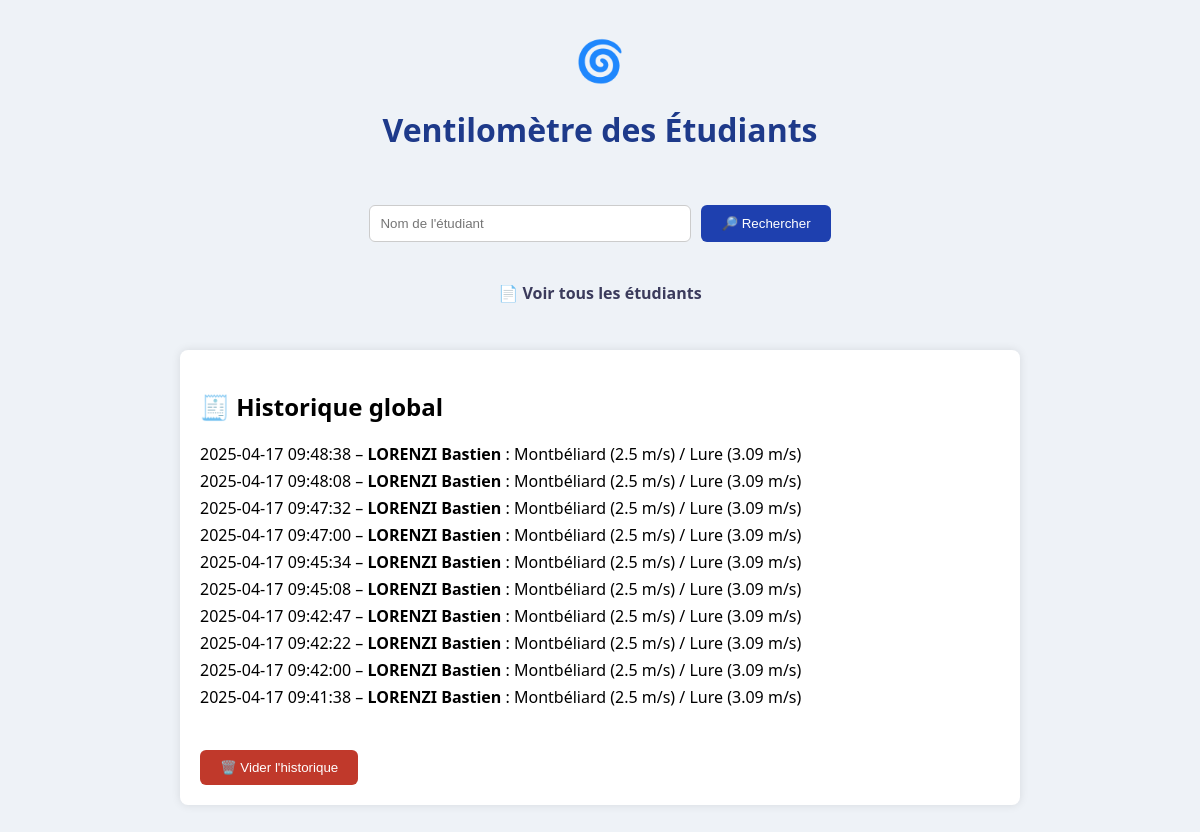
Before: / with the older database file.
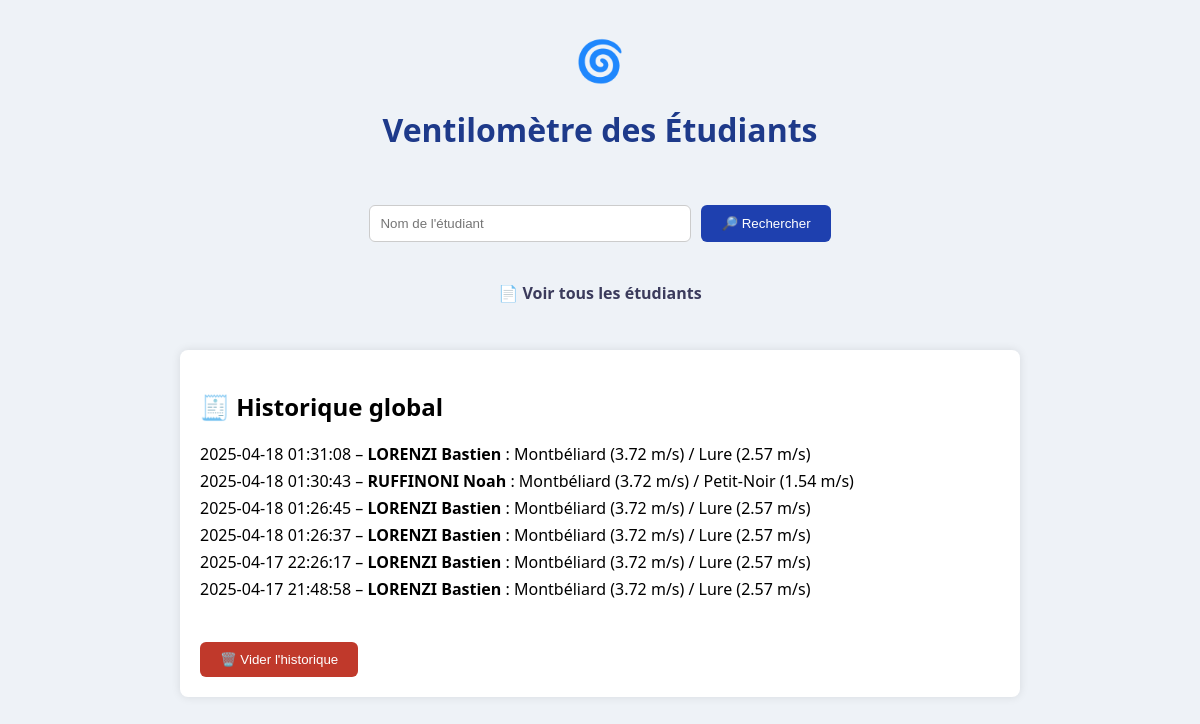
After: the same page with the newer database file.
### tables this page shows
CREATE TABLE historique_recherches (
    id INTEGER PRIMARY KEY AUTOINCREMENT,
    nom TEXT NOT NULL,
    ville1 TEXT,
    vent1 REAL,
    ville2 TEXT,
    vent2 REAL,
    heure TEXT
, prenom TEXT);

### app.py (the view, shortened to what this page needs)
@app.route("/", methods=["GET", "POST"])
def index():
    result = None  # Dictionnaire des résultats d'une recherche utilisateur
    historique = []  # Historique global des recherches
    historique_utilisateur = []  # Historique des recherches d'un utilisateur spécifique
    vent_collectif = None  # Vent médian collectif du jour
    conn = sqlite3.connect("students.db")
    cursor = conn.cursor()
    try:
        cursor.execute("ALTER TABLE historique_recherches ADD COLUMN prenom TEXT")
    except sqlite3.OperationalError:
        pass  # Ignore l'erreur si la colonne existe déjà
    cursor.execute("SELECT vent FROM meteo WHERE date = date('now')")
    vents = [row[0] for row in cursor.fetchall() if row[0] is not None]
    if vents:
        vents.sort()
        n = len(vents)
        vent_collectif = vents[n // 2] if n % 2 == 1 else (vents[n // 2 - 1] + vents[n // 2]) / 2
    cursor.execute("SELECT * FROM historique_recherches ORDER BY id DESC LIMIT 10")
    historique = cursor.fetchall()
    if result:
        cursor.execute("SELECT * FROM historique_recherches WHERE nom = ?", (result["nom"],))
        historique_utilisateur = cursor.fetchall()
    conn.commit()
    conn.close()
    return render_template("index.html", result=result, historique=historique,
                           historique_utilisateur=historique_utilisateur, vent_collectif=vent_collectif)

### templates/index.html (shortened to what this page needs)
<!DOCTYPE html>
<html lang="fr">
<head>
</head>
<body>
    <div class="logo">🌀</div>
    <h1> Ventilomètre des Étudiants </h1>
    <form method="POST">
        <input type="text" name="nom" placeholder="Nom de l'étudiant" required>
        <button type="submit">🔎 Rechercher</button>
    </form>
    <div class="students-link">
        <p>📄 <a href="{{ url_for('etudiants') }}">Voir tous les étudiants</a></p>
    </div>
    {% if historique %}
    <div class="history">
        <h2>🧾 Historique global</h2>
        <ul>
            {% for r in historique %}
            <li>
                {{ r[6] }} – <strong>{{ r[1] }} {{ r[7] }}</strong> :
                {{ r[2] }} ({{ r[3] }} m/s)
                {% if r[4] %}/ {{ r[4] }} ({{ r[5] }} m/s){% endif %}
            </li>
            {% endfor %}
        </ul>
        <form method="POST" action="{{ url_for('clear_history') }}">
            <button class="btn-clear">🗑️ Vider l'historique</button>
        </form>
</div>
    {% endif %}
</body>
</html>

Changed rows visible on the page:
removed historique_recherches: heure "2025-04-17 09:48:38", nom "LORENZI", prenom "Bastien", ville1 "Montbéliard", vent1 "2.5", ville2 "Lure", vent2 "3.09"
removed historique_recherches: heure "2025-04-17 09:48:08", nom "LORENZI", prenom "Bastien", ville1 "Montbéliard", vent1 "2.5", ville2 "Lure", vent2 "3.09"
removed historique_recherches: heure "2025-04-17 09:47:32", nom "LORENZI", prenom "Bastien", ville1 "Montbéliard", vent1 "2.5", ville2 "Lure", vent2 "3.09"
removed historique_recherches: heure "2025-04-17 09:47:00", nom "LORENZI", prenom "Bastien", ville1 "Montbéliard", vent1 "2.5", ville2 "Lure", vent2 "3.09"
removed historique_recherches: heure "2025-04-17 09:45:34", nom "LORENZI", prenom "Bastien", ville1 "Montbéliard", vent1 "2.5", ville2 "Lure", vent2 "3.09"
removed historique_recherches: heure "2025-04-17 09:45:08", nom "LORENZI", prenom "Bastien", ville1 "Montbéliard", vent1 "2.5", ville2 "Lure", vent2 "3.09"
removed historique_recherches: heure "2025-04-17 09:42:47", nom "LORENZI", prenom "Bastien", ville1 "Montbéliard", vent1 "2.5", ville2 "Lure", vent2 "3.09"
removed historique_recherches: heure "2025-04-17 09:42:22", nom "LORENZI", prenom "Bastien", ville1 "Montbéliard", vent1 "2.5", ville2 "Lure", vent2 "3.09"
removed historique_recherches: heure "2025-04-17 09:42:00", nom "LORENZI", prenom "Bastien", ville1 "Montbéliard", vent1 "2.5", ville2 "Lure", vent2 "3.09"
removed historique_recherches: heure "2025-04-17 09:41:38", nom "LORENZI", prenom "Bastien", ville1 "Montbéliard", vent1 "2.5", ville2 "Lure", vent2 "3.09"
now on this page (row edited): historique_recherches: heure "2025-04-18 01:31:08", nom "LORENZI", prenom "Bastien", ville1 "Montbéliard", vent1 "3.72", ville2 "Lure", vent2 "2.57"
now on this page (row edited): historique_recherches: heure "2025-04-18 01:30:43", nom "RUFFINONI", prenom "Noah", ville1 "Montbéliard", vent1 "3.72", ville2 "Petit-Noir", vent2 "1.54"
now on this page (row edited): historique_recherches: heure "2025-04-18 01:26:45", nom "LORENZI", prenom "Bastien", ville1 "Montbéliard", vent1 "3.72", ville2 "Lure", vent2 "2.57"
now on this page (row edited): historique_recherches: heure "2025-04-18 01:26:37", nom "LORENZI", prenom "Bastien", ville1 "Montbéliard", vent1 "3.72", ville2 "Lure", vent2 "2.57"
now on this page (row edited): historique_recherches: heure "2025-04-17 22:26:17", nom "LORENZI", prenom "Bastien", ville1 "Montbéliard", vent1 "3.72", ville2 "Lure", vent2 "2.57"
now on this page (row edited): historique_recherches: heure "2025-04-17 21:48:58", nom "LORENZI", prenom "Bastien", ville1 "Montbéliard", vent1 "3.72", ville2 "Lure", vent2 "2.57"
